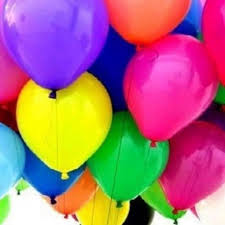
%> input picture balon.jpg, 225 x 225 px
$ octave karanlik_aydinlik.m   (GNU Octave 9; MATLAB toolbox functions it lacks are replaced by stand-ins)
%> lines starting %> are read from the running program, lines starting %| are printed output that depends on the picture
clc;clear;close all;
a=imread('balon.jpg');
%> a is the input picture: size 225x225x3 uint8; mean R, G, B 168.7, 109, 122.2
subplot(131);
imshow(a);
title('Orjinal Görüntü');
a=a+150;
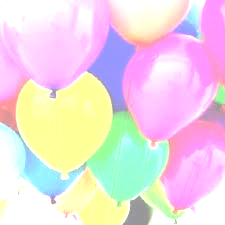
%> a: size 225x225x3 uint8; mean R, G, B 236.6, 217.6, 225.9
subplot(132);
imshow(a);
title('Beyazlaşmış Görüntü');
a=a-150;
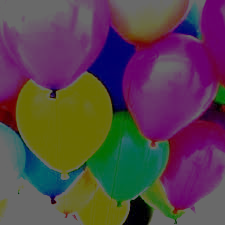
%> a: size 225x225x3 uint8; mean R, G, B 86.6, 67.6, 75.9
subplot(133);
imshow(a);
title('Kararmış Görüntü');
